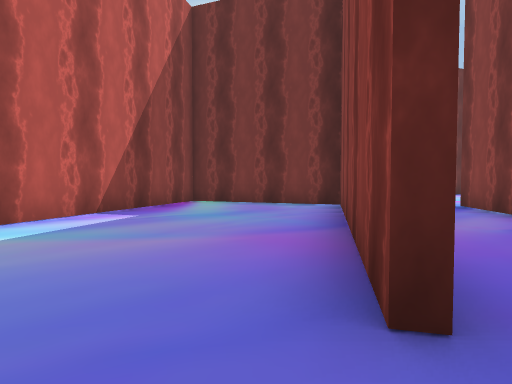
view 1 (above)

23 first-person views from a walk through a 3-D level made in the Unity game engine. The camera is 1.2 m above the floor, tilts 2° down and sees 80° across. The floor is counted in squares, 2.05 m on a side. Each view is taken from the middle of a square. On the plan, view 1 faces up. The plan holds only what a view shows up to about 9 squares ahead; the rest is blank. The place goes on beyond the plan. The player is left out. Some surface patterns are stand-ins.

view 2
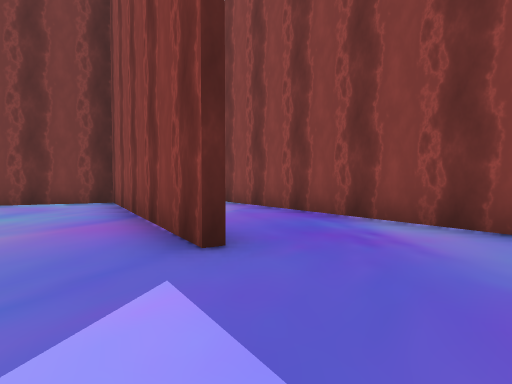

view 3
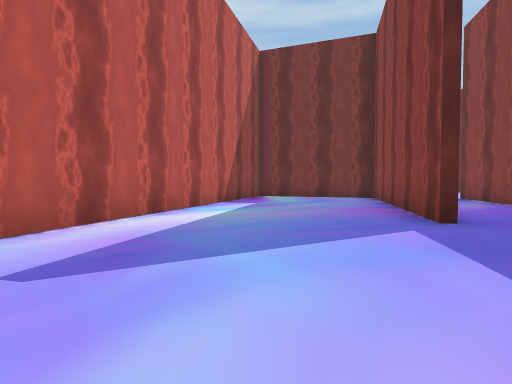

view 4
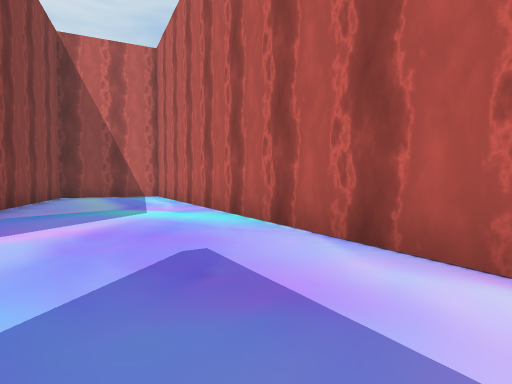

view 5
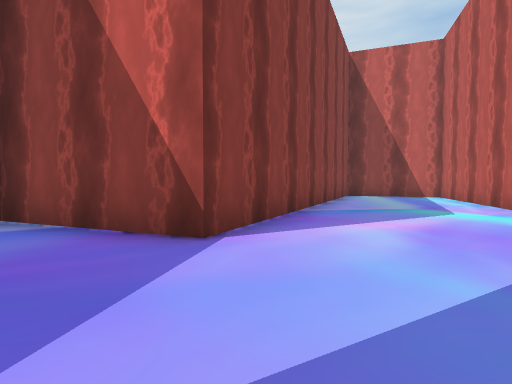

view 6
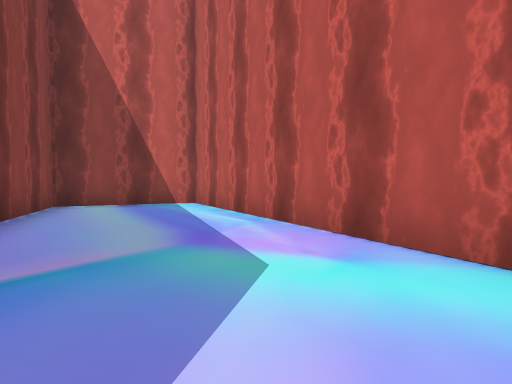

view 7
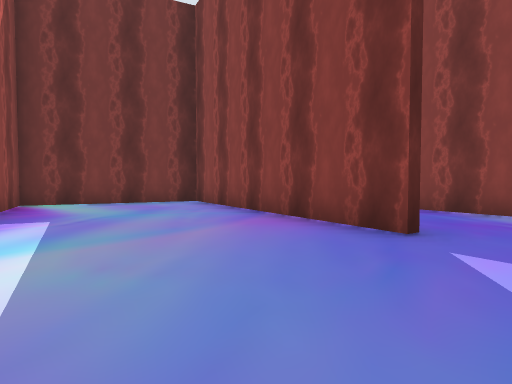

view 8
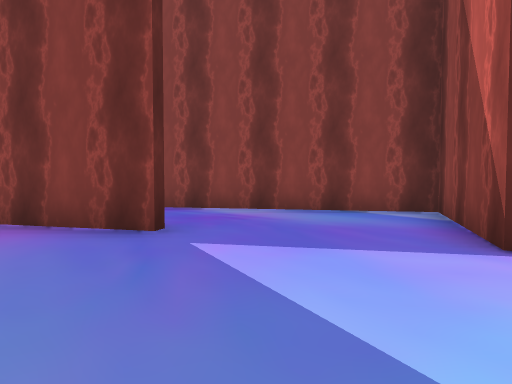

view 9
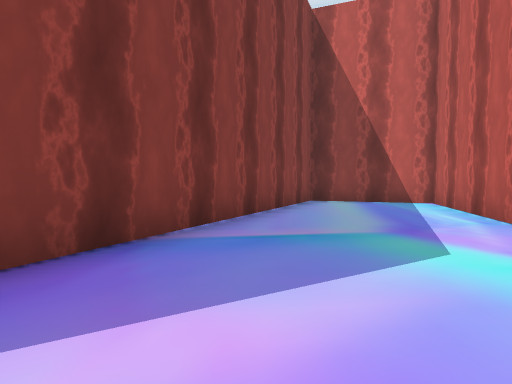

view 10
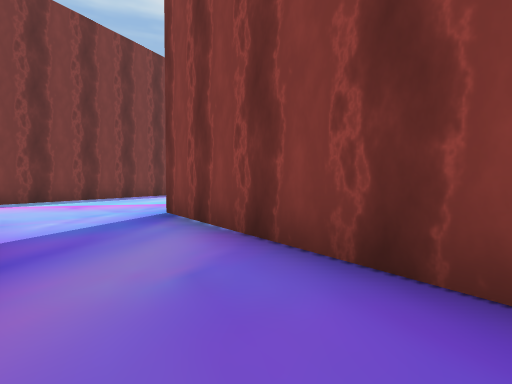

view 11
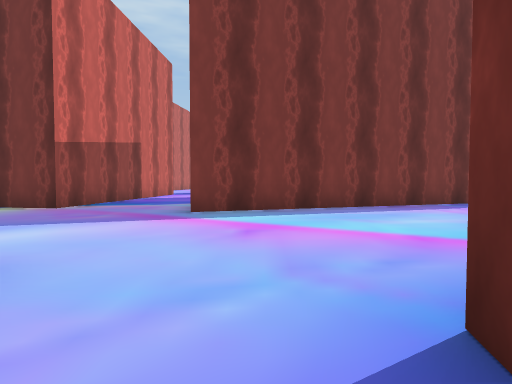

view 12
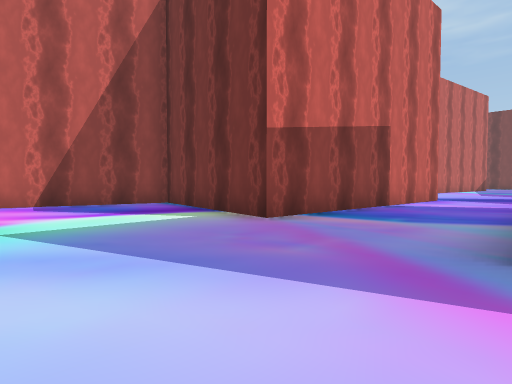

view 13
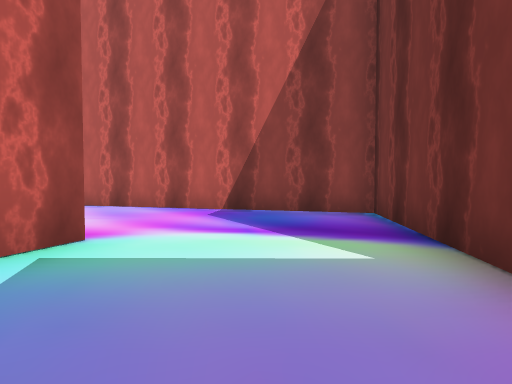

view 14
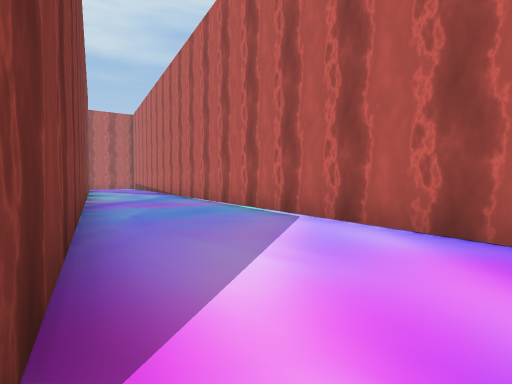

view 15
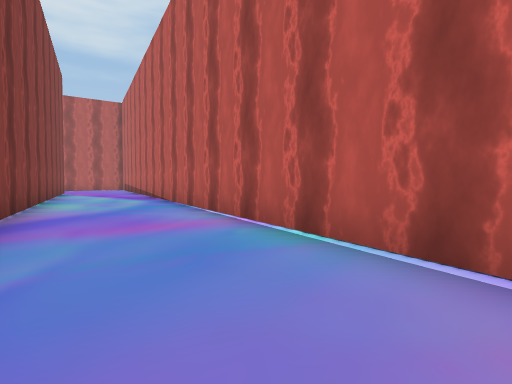

view 16
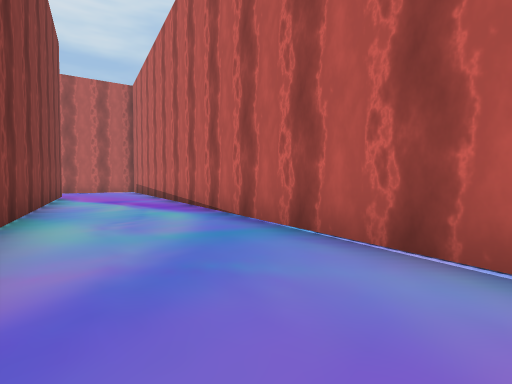

view 17
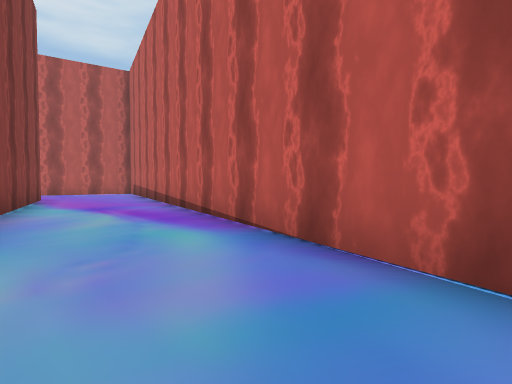

view 18
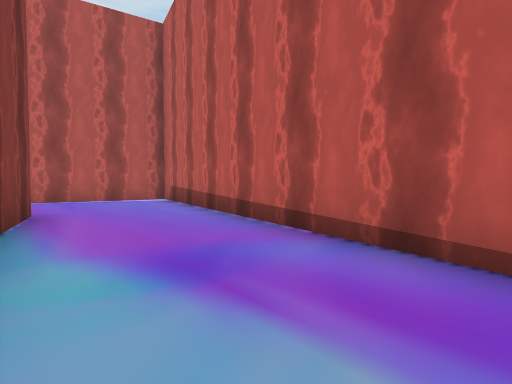

view 19
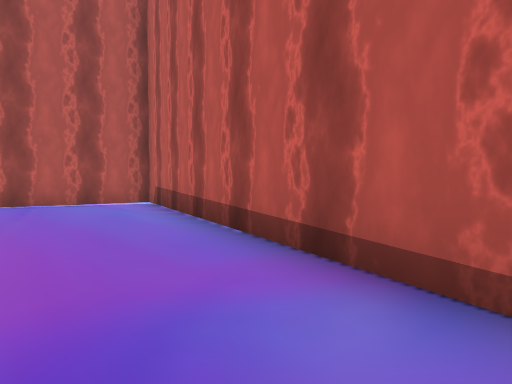

view 20
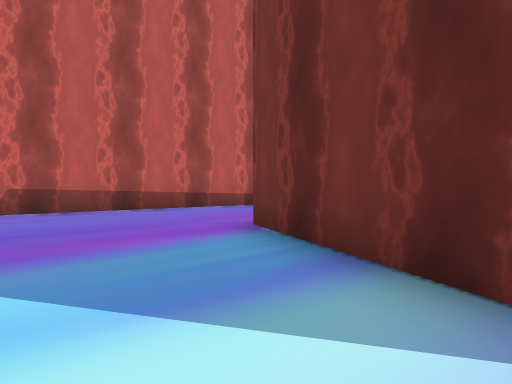

view 21
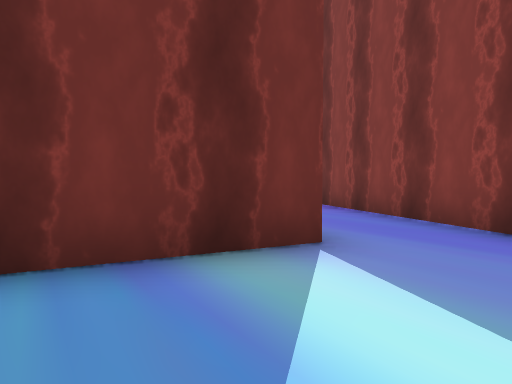

view 22
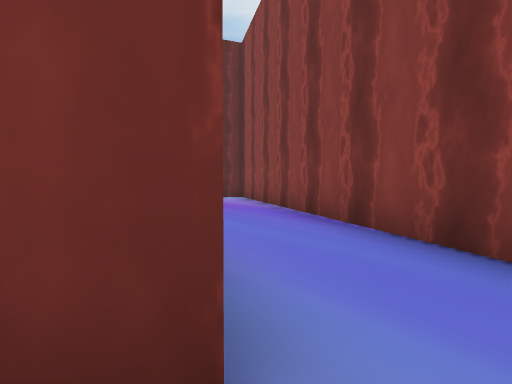

view 23
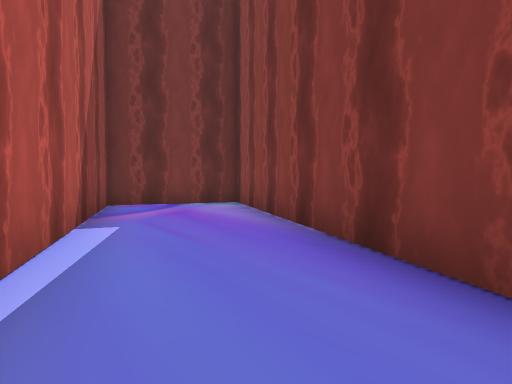

### Floor plan
Ten units are one square. View 1 is at (0, 0); x grows to the right and y downward. Boxes are objects, and circles mark ways between rooms. Rooms are numbered by the first view taken in them; rooms with no view inside come last. Other rooms are left out.
<svg viewBox="-124 -197 205 337">
<path fill="none" stroke="#000" d="M5 -11 21 -76 -19 -90 -76 100 -46 111 -5 21 27 34 42 -43M42 -43 48 -72M76 -133 27 -117M4 -192 -3 -125 -45 -132 -93 40M-63 49 -20 -93 -12 -90M-45 114 -79 101 -63 49M-28 127 -22 116M-93 40 -119 131 -102 135M-22 116 26 36 -4 24 -28 77"/>
<circle cx="30" cy="-40" r="3" fill="#2a7"/>
<circle cx="-80" cy="50" r="3" fill="#2a7"/>
<circle cx="-30" cy="120" r="3" fill="#2a7"/>
<text x="-20" y="0">1</text>
<text x="-10" y="-100">2</text>
<text x="-80" y="110">3</text>
<text x="-10" y="70">4</text>
</svg>
Room 1 opens to room 2. Room 2 opens to room 3. Room 3 opens to room 4.

Where each view was taken, in squares from view 1:
view 1: 0 up, 0 right, facing up
view 2: 1 down, 1 left, facing up-right
view 3: 3 down, 2 left, facing up
view 4: 1 up, 2 left, facing down-left
view 5: 1 up, 1 left, facing down
view 6: 3 down, 3 left, facing down-left
view 7: 0 up, 3 left, facing up-right
view 8: 0 up, 3 left, facing right
view 9: 2 down, 3 left, facing down
view 10: 2 up, 2 right, facing up-right
view 11: 6 up, 4 right, facing up
view 12: 9 up, 3 right, facing up-left
view 13: 11 up, 1 right, facing left
view 14: 10 up, 2 left, facing down-left
view 15: 7 up, 4 left, facing down-left
view 16: 3 up, 5 left, facing down-left
view 17: 1 up, 6 left, facing down-left
view 18: 4 down, 7 left, facing down-left
view 19: 5 down, 8 left, facing down-left
view 20: 13 down, 5 left, facing up-left
view 21: 13 down, 7 left, facing up-right
view 22: 12 down, 5 left, facing up-right
view 23: 10 down, 3 left, facing up-right
